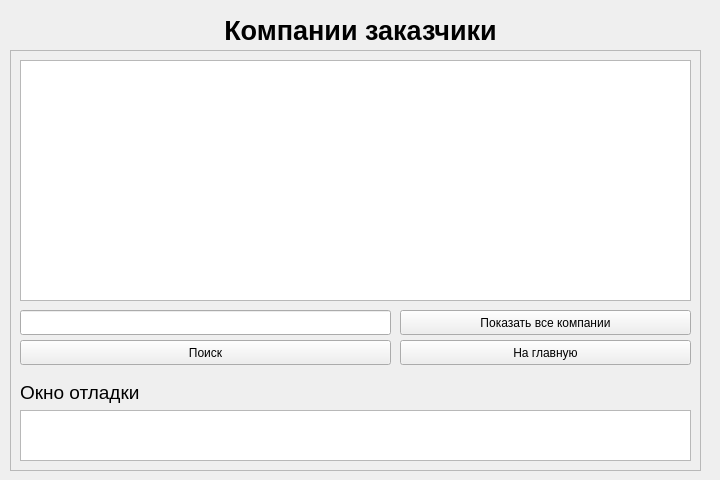
<?xml version="1.0" encoding="UTF-8"?>
<ui version="4.0">
 <class>companyu</class>
 <widget class="QWidget" name="companyu">
  <property name="geometry">
   <rect>
    <x>0</x>
    <y>0</y>
    <width>720</width>
    <height>480</height>
   </rect>
  </property>
  <property name="windowTitle">
   <string>Form</string>
  </property>
  <widget class="QFrame" name="frame">
   <property name="geometry">
    <rect>
     <x>10</x>
     <y>50</y>
     <width>691</width>
     <height>421</height>
    </rect>
   </property>
   <property name="frameShape">
    <enum>QFrame::StyledPanel</enum>
   </property>
   <property name="frameShadow">
    <enum>QFrame::Raised</enum>
   </property>
   <widget class="QTableWidget" name="twCompanyU">
    <property name="geometry">
     <rect>
      <x>10</x>
      <y>10</y>
      <width>671</width>
      <height>241</height>
     </rect>
    </property>
   </widget>
   <widget class="QTextEdit" name="teCompanyU">
    <property name="geometry">
     <rect>
      <x>10</x>
      <y>360</y>
      <width>671</width>
      <height>51</height>
     </rect>
    </property>
   </widget>
   <widget class="QLineEdit" name="leCompanyNameSearch">
    <property name="geometry">
     <rect>
      <x>10</x>
      <y>260</y>
      <width>371</width>
      <height>25</height>
     </rect>
    </property>
    <property name="inputMask">
     <string extracomment="Введите ФИО Ученика для поиска"/>
    </property>
   </widget>
   <widget class="QPushButton" name="btnSearch">
    <property name="geometry">
     <rect>
      <x>10</x>
      <y>290</y>
      <width>371</width>
      <height>25</height>
     </rect>
    </property>
    <property name="text">
     <string>Поиск</string>
    </property>
   </widget>
   <widget class="QPushButton" name="btnBack">
    <property name="geometry">
     <rect>
      <x>390</x>
      <y>290</y>
      <width>291</width>
      <height>25</height>
     </rect>
    </property>
    <property name="text">
     <string>На главную</string>
    </property>
   </widget>
   <widget class="QLabel" name="label_2">
    <property name="geometry">
     <rect>
      <x>10</x>
      <y>330</y>
      <width>291</width>
      <height>25</height>
     </rect>
    </property>
    <property name="font">
     <font>
      <pointsize>14</pointsize>
     </font>
    </property>
    <property name="text">
     <string>Окно отладки</string>
    </property>
   </widget>
   <widget class="QPushButton" name="btnSelectAll">
    <property name="geometry">
     <rect>
      <x>390</x>
      <y>260</y>
      <width>291</width>
      <height>25</height>
     </rect>
    </property>
    <property name="text">
     <string>Показать все компании</string>
    </property>
   </widget>
  </widget>
  <widget class="QLabel" name="label_5">
   <property name="geometry">
    <rect>
     <x>10</x>
     <y>10</y>
     <width>701</width>
     <height>41</height>
    </rect>
   </property>
   <property name="font">
    <font>
     <pointsize>20</pointsize>
     <weight>75</weight>
     <bold>true</bold>
    </font>
   </property>
   <property name="layoutDirection">
    <enum>Qt::LeftToRight</enum>
   </property>
   <property name="text">
    <string>Компании заказчики</string>
   </property>
   <property name="alignment">
    <set>Qt::AlignCenter</set>
   </property>
  </widget>
 </widget>
 <resources/>
 <connections/>
</ui>
